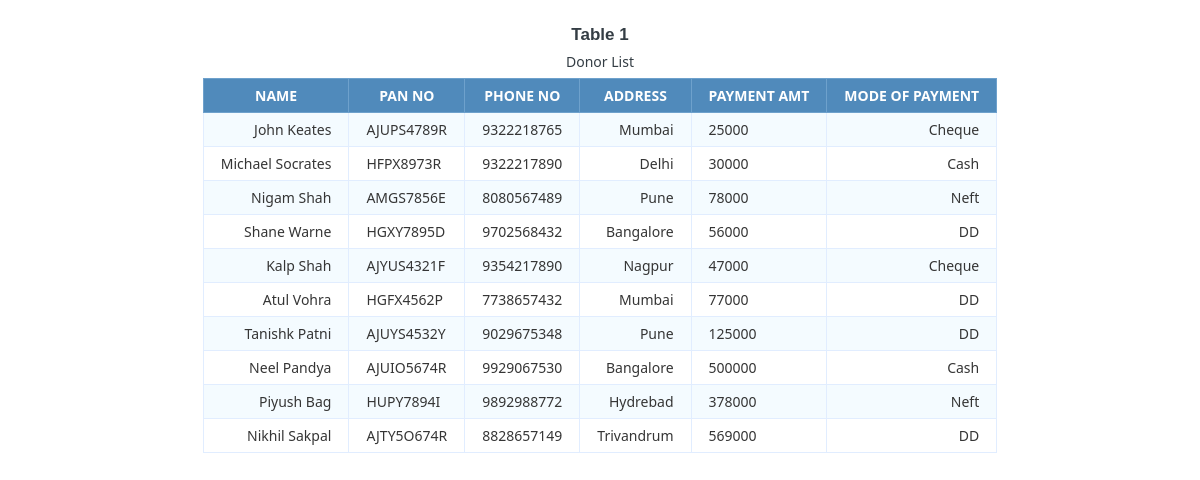
Screenshot of /donorlist.php with the database file from the repository.
### tables this page shows
CREATE TABLE `donor` (
  `id` int(11) NOT NULL,
  `name` text,
  `pan_no` varchar(11) DEFAULT NULL,
  `phone_no` varchar(10) DEFAULT NULL,
  `address` varchar(100) DEFAULT NULL,
  `payment_amt` int(10) DEFAULT NULL,
  `mode_of_payment` varchar(10) NOT NULL,
  `purpose_of_donation` varchar(100) NOT NULL,
  `Date And Time Of Donation` timestamp NOT NULL DEFAULT CURRENT_TIMESTAMP ON UPDATE CURRENT_TIMESTAMP,
  `email_id` varchar(100) NOT NULL,
  `password` varchar(20) NOT NULL
);

### donorlist.php (the view, shortened to what this page needs)
<html>
<head>
</head>
<body>
<h1>Table 1</h1>
<table class="data-table">
    <caption class="title">Donor List</caption>
    <thead>
    <tr>
        <th>Name</th>
        <th>Pan No</th>
        <th>Phone No</th>
        <th>Address</th>
        <th>Payment amt</th>
        <th>Mode of payment</th>
    </tr>
    </thead>
    <tbody>
    <?php
    include_once('connection.php');
    if($stmt = $connection->prepare("SELECT name,pan_no,phone_no,address,payment_amt,mode_of_payment FROM donor")) {
        $stmt->execute();
        $stmt->bind_result($name, $pan_no, $phone_no,$address,$payment_amt,$mode_of_payment);
        while ($stmt->fetch()) {
            echo "<tr><td>";
            echo "$name</td><td>";
            echo "$pan_no</td><td>";
            echo "$phone_no</td><td>";
            echo "$address</td><td>";
            echo "$payment_amt</td><td>";
            echo "$mode_of_payment</td></tr>";
        }
    }
    ?>
    </tbody>
</table>
</body>
</html>

### donorlist.php (style rules this page uses)
body { font-size: 15px; color: #343d44; font-family: "segoe-ui", "open-sans", tahoma, arial; padding: 0; margin: 0; }
table { margin: auto; font-family: "Lucida Sans Unicode", "Lucida Grande", "Segoe Ui"; font-size: 12px; }
h1 { margin: 25px auto 0; text-align: center; font-size: 17px; }
table td { transition: all .5s; }
.data-table { border-collapse: collapse; font-size: 14px; min-width: 537px; }
.data-table th, .data-table td { border: 1px solid #e1edff; padding: 7px 17px; }
.data-table caption { margin: 7px; }
.data-table thead th { background-color: #508abb; color: #FFFFFF; border-color: #6ea1cc !important; text-transform: uppercase; }
.data-table tbody td { color: #353535; }
.data-table tbody td:first-child, .data-table tbody td:nth-child(4), .data-table tbody td:last-child { text-align: right; }
.data-table tbody tr:nth-child(odd) td { background-color: #f4fbff; }

### rows the page displays
donor: name "John Keates", pan_no "AJUPS4789R", phone_no "9322218765", address "Mumbai", payment_amt "25000", mode_of_payment "Cheque"
donor: name "Michael Socrates", pan_no "HFPX8973R", phone_no "9322217890", address "Delhi", payment_amt "30000", mode_of_payment "Cash"
donor: name "Nigam Shah", pan_no "AMGS7856E", phone_no "8080567489", address "Pune", payment_amt "78000", mode_of_payment "Neft"
donor: name "Shane Warne", pan_no "HGXY7895D", phone_no "9702568432", address "Bangalore", payment_amt "56000", mode_of_payment "DD"
donor: name "Kalp Shah", pan_no "AJYUS4321F", phone_no "9354217890", address "Nagpur", payment_amt "47000", mode_of_payment "Cheque"
donor: name "Atul Vohra", pan_no "HGFX4562P", phone_no "7738657432", address "Mumbai", payment_amt "77000", mode_of_payment "DD"
donor: name "Tanishk Patni", pan_no "AJUYS4532Y", phone_no "9029675348", address "Pune", payment_amt "125000", mode_of_payment "DD"
donor: name "Neel Pandya", pan_no "AJUIO5674R", phone_no "9929067530", address "Bangalore", payment_amt "500000", mode_of_payment "Cash"
donor: name "Piyush Bag", pan_no "HUPY7894I", phone_no "9892988772", address "Hydrebad", payment_amt "378000", mode_of_payment "Neft"
donor: name "Nikhil Sakpal", pan_no "AJTY5O674R", phone_no "8828657149", address "Trivandrum", payment_amt "569000", mode_of_payment "DD"
